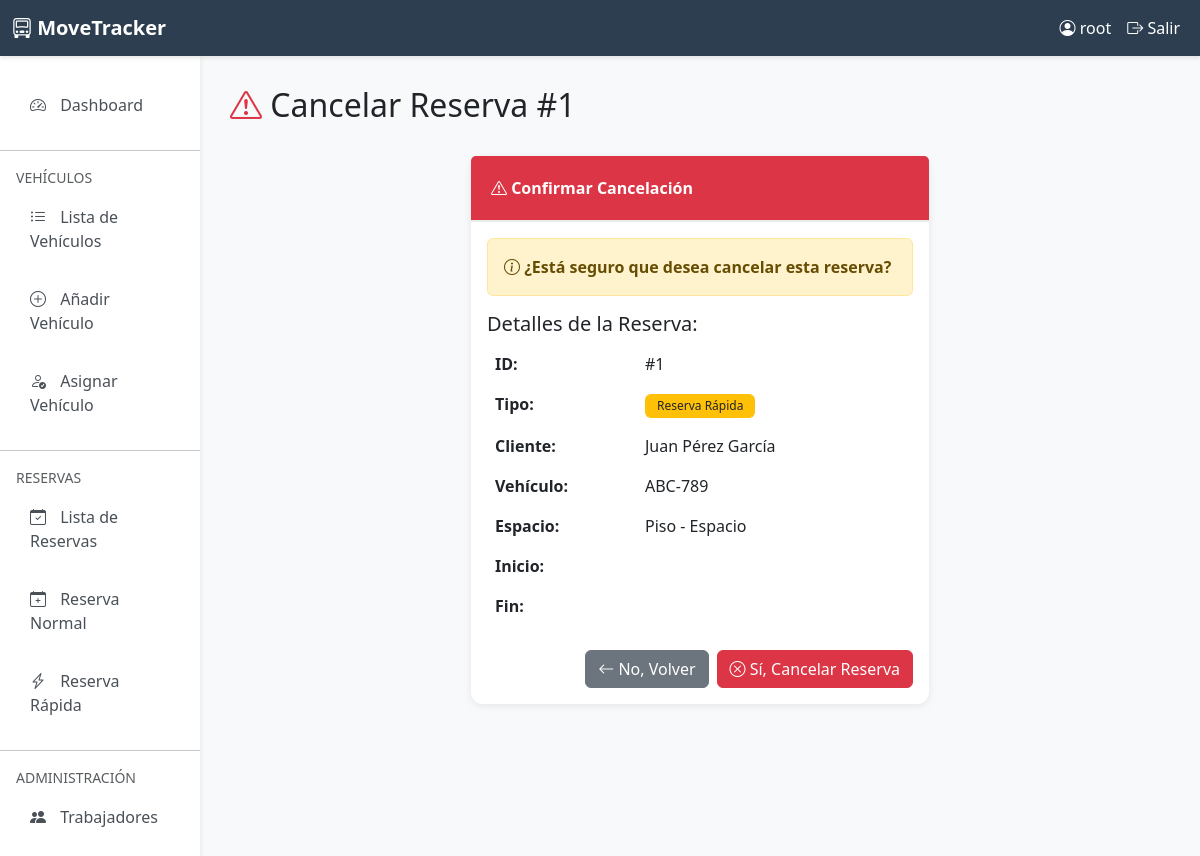
Screenshot of /parking/reservations/1/cancel/ (signed in) with the database file from the repository.
### parking/models.py (models this page shows, shortened)
class ParkingReservation(models.Model):
    class ReservationStatus(models.TextChoices):
        PENDING = 'PENDING', 'Pendiente'
        CONFIRMED = 'CONFIRMED', 'Confirmado'
        CANCELLED = 'CANCELLED', 'Cancelado'
        COMPLETED = 'COMPLETED', 'Completado'
    user = models.ForeignKey(
        User,
        on_delete=models.CASCADE,
        related_name='parking_reservations',
        verbose_name='Usuario',
        null=True,
        blank=True,
        help_text='Usuario registrado. Dejar en blanco para reserva rápida/manual'
    )
    vehicle = models.ForeignKey(
        Vehicle,
        on_delete=models.CASCADE,
        related_name='reservations',
        verbose_name='Vehículo',
        null=True,
        blank=True,
        help_text='Vehículo registrado. Dejar en blanco para reserva rápida/manual'
    )
    customer_name = models.CharField(
        max_length=100,
        blank=True,
        verbose_name='Nombre del Cliente',
        help_text='Para reservas rápidas sin usuario registrado'
    )
    customer_phone = models.CharField(
        max_length=20,
        blank=True,
        verbose_name='Teléfono del Cliente',
        help_text='Para reservas rápidas sin usuario registrado'
    )
    customer_email = models.EmailField(
        blank=True,
        verbose_name='Email del Cliente',
        help_text='Para reservas rápidas sin usuario registrado'
    )
    vehicle_plate = models.CharField(
        max_length=20,
        blank=True,
        verbose_name='Placa del Vehículo',
        help_text='Para reservas rápidas sin vehículo registrado'
    )
    vehicle_type_temp = models.CharField(
        max_length=20,
        choices=VehicleType.choices,
        blank=True,
        verbose_name='Tipo de Vehículo (Temporal)',
        help_text='Para reservas rápidas sin vehículo registrado'
    )
    parking_space = models.ForeignKey(
        ParkingSpace,
        on_delete=models.CASCADE,
        related_name='reservations',
        null=True,
        blank=True,
        verbose_name='Espacio Asignado'
    )
    status = models.CharField(
        max_length=20,
        choices=ReservationStatus.choices,
        default=ReservationStatus.PENDING,
        verbose_name='Estado'
    )
    reservation_date = models.DateTimeField(
        verbose_name='Fecha de Reserva',
        help_text='Fecha y hora para la cual se reserva'
    )
    duration_hours = models.PositiveIntegerField(
        verbose_name='Duración (horas)',
        validators=[MinValueValidator(1)],
        default=1
    )
    is_quick_reservation = models.BooleanField(
        default=False,
        verbose_name='Reserva Rápida',
        help_text='Indica si es una reserva rápida/manual sin usuario registrado'
    )
    notes = models.TextField(blank=True, verbose_name='Notas')
    created_by = models.ForeignKey(
        User,
        on_delete=models.SET_NULL,
        null=True,
        blank=True,
        related_name='reservations_created',
        verbose_name='Creado por',
        help_text='Trabajador o admin que creó la reserva'
    )
    created_at = models.DateTimeField(auto_now_add=True, verbose_name='Fecha de Creación')
    updated_at = models.DateTimeField(auto_now=True, verbose_name='Última Actualización')
    class Meta:
        verbose_name = 'Reserva de Estacionamiento'
        verbose_name_plural = 'Reservas de Estacionamiento'
        ordering = ['-reservation_date']
        indexes = [
            models.Index(fields=['status', 'reservation_date']),
            models.Index(fields=['user', 'status']),
            models.Index(fields=['is_quick_reservation', 'status']),
        ]

### parking/views.py (the view)
# urls.py: path('reservations/<int:pk>/cancel/', views.cancel_reservation, name='cancel_reservation'),
@login_required
@user_passes_test(is_admin_or_worker, login_url='user:login')
def cancel_reservation(request, pk):
    reservation = get_object_or_404(ParkingReservation, pk=pk)
    if request.method == 'POST':
        reservation.status = ParkingReservation.ReservationStatus.CANCELLED
        reservation.save()
        messages.success(request, f'Reserva #{reservation.id} cancelada exitosamente.')
        return redirect('parking:reservation_list')
    context = {
        'reservation': reservation,
        'title': f'Cancelar Reserva #{reservation.id}'
    }
    return render(request, 'parking/reservation_cancel.html', context)

### parking/views.py (called while the page is built)
def is_admin_or_worker(user):
    if not user.is_authenticated:
        return False
    if user.is_superuser:
        return True
    if hasattr(user, 'role'):
        return user.role in ['ADMIN', 'WORKER']
    return user.is_staff

### parking/templates/parking/reservation_cancel.html (shortened to what this page needs)
{% extends 'parking/base.html' %}
{% block content %}
<div class="row mb-4">
    <div class="col-12">
        <h2><i class="bi bi-exclamation-triangle text-danger"></i> {{ title }}</h2>
    </div>
</div>
<div class="row">
    <div class="col-md-6 mx-auto">
        <div class="card border-danger">
            <div class="card-header bg-danger text-white">
                <i class="bi bi-exclamation-triangle"></i> Confirmar Cancelación
            </div>
            <div class="card-body">
                <div class="alert alert-warning">
                    <i class="bi bi-info-circle"></i>
                    <strong>¿Está seguro que desea cancelar esta reserva?</strong>
                </div>
                <h5>Detalles de la Reserva:</h5>
                <table class="table table-borderless">
                    <tr>
                        <td width="150"><strong>ID:</strong></td>
                        <td>#{{ reservation.id }}</td>
                    </tr>
                    <tr>
                        <td><strong>Tipo:</strong></td>
                        <td>
                            {% if reservation.is_quick_reservation %}
                                <span class="badge bg-warning text-dark">Reserva Rápida</span>
                            {% else %}
                                <span class="badge bg-info">Reserva Normal</span>
                            {% endif %}
                        </td>
                    </tr>
                    <tr>
                        <td><strong>Cliente:</strong></td>
                        <td>
                            {% if reservation.is_quick_reservation %}
                                {{ reservation.customer_name }}
                            {% else %}
                                {{ reservation.vehicle.owner.get_full_name|default:reservation.vehicle.owner.username }}
                            {% endif %}
                        </td>
                    </tr>
                    <tr>
                        <td><strong>Vehículo:</strong></td>
                        <td>
                            {% if reservation.is_quick_reservation %}
                                {{ reservation.vehicle_plate }}
                            {% else %}
                                {{ reservation.vehicle.license_plate }}
                            {% endif %}
                        </td>
                    </tr>
                    <tr>
                        <td><strong>Espacio:</strong></td>
                        <td>Piso {{ reservation.reserved_space.floor.floor_number }} - Espacio {{ reservation.reserved_space.space_number }}</td>
                    </tr>
                    <tr>
                        <td><strong>Inicio:</strong></td>
                        <td>{{ reservation.start_datetime|date:"d/m/Y H:i" }}</td>
                    </tr>
                    <tr>
                        <td><strong>Fin:</strong></td>
                        <td>{{ reservation.end_datetime|date:"d/m/Y H:i" }}</td>
                    </tr>
                </table>
                <form method="post">
                    <div class="d-grid gap-2 d-md-flex justify-content-md-end mt-4">
                        <a href="{% url 'parking:reservation_detail' reservation.id %}" class="btn btn-secondary">
                            <i class="bi bi-arrow-left"></i> No, Volver
                        </a>
                        <button type="submit" class="btn btn-danger">
                            <i class="bi bi-x-circle"></i> Sí, Cancelar Reserva
                        </button>
                    </div>
                </form>
            </div>
        </div>
    </div>
</div>
{% endblock %}

### parking/templates/parking/base.html (shortened to what this page needs)
{% load static %}
<!DOCTYPE html>
<html lang="es">
<head>
    <link href="https://cdn.jsdelivr.net/npm/bootstrap@5.3.0/dist/css/bootstrap.min.css" rel="stylesheet">
    <link rel="stylesheet" href="https://cdn.jsdelivr.net/npm/bootstrap-icons@1.10.0/font/bootstrap-icons.css">
</head>
<body>
    <nav class="navbar navbar-expand-lg navbar-dark">
        <div class="container-fluid">
            <a class="navbar-brand" href="{% url 'parking:dashboard' %}">
                <i class="bi bi-truck-front"></i> MoveTracker
            </a>
            <div class="collapse navbar-collapse" id="navbarNav">
                <ul class="navbar-nav ms-auto">
                    <li class="nav-item">
                        <a class="nav-link text-white" href="#">
                            <i class="bi bi-person-circle"></i> {{ user.get_full_name|default:user.username }}
                        </a>
                    </li>
                    <li class="nav-item">
                        <form method="post" action="{% url 'logout' %}" style="display: inline;">
                            <button type="submit" class="nav-link text-white bg-transparent border-0" style="cursor: pointer;">
                                <i class="bi bi-box-arrow-right"></i> Salir
                            </button>
                        </form>
                    </li>
                </ul>
            </div>
        </div>
    </nav>
    <div class="container-fluid">
        <div class="row">
            <nav class="col-md-2 d-md-block sidebar">
                <div class="nav flex-column">
                    <a class="nav-link {% if request.resolver_match.url_name == 'dashboard' %}active{% endif %}"
                       href="{% url 'parking:dashboard' %}">
                        <i class="bi bi-speedometer2"></i> Dashboard
                    </a>
                    <hr>
                    <small class="text-muted px-3">VEHÍCULOS</small>
                    <a class="nav-link {% if request.resolver_match.url_name == 'vehicle_list' %}active{% endif %}"
                       href="{% url 'parking:vehicle_list' %}">
                        <i class="bi bi-list-ul"></i> Lista de Vehículos
                    </a>
                    <a class="nav-link {% if request.resolver_match.url_name == 'add_vehicle' %}active{% endif %}"
                       href="{% url 'parking:add_vehicle' %}">
                        <i class="bi bi-plus-circle"></i> Añadir Vehículo
                    </a>
                    <a class="nav-link {% if request.resolver_match.url_name == 'assign_vehicle' %}active{% endif %}"
                       href="{% url 'parking:assign_vehicle' %}">
                        <i class="bi bi-person-check"></i> Asignar Vehículo
                    </a>
                    <hr>
                    <small class="text-muted px-3">RESERVAS</small>
                    <a class="nav-link {% if request.resolver_match.url_name == 'reservation_list' %}active{% endif %}"
                       href="{% url 'parking:reservation_list' %}">
                        <i class="bi bi-calendar-check"></i> Lista de Reservas
                    </a>
                    <a class="nav-link {% if request.resolver_match.url_name == 'normal_reservation' %}active{% endif %}"
                       href="{% url 'parking:normal_reservation' %}">
                        <i class="bi bi-calendar-plus"></i> Reserva Normal
                    </a>
                    <a class="nav-link {% if request.resolver_match.url_name == 'quick_reservation' %}active{% endif %}"
                       href="{% url 'parking:quick_reservation' %}">
                        <i class="bi bi-lightning-charge"></i> Reserva Rápida
                    </a>
                    {% if user.is_superuser or user.groups.all.0.name == 'admin' %}
                    <hr>
                    <small class="text-muted px-3">ADMINISTRACIÓN</small>
                    <a class="nav-link {% if request.resolver_match.url_name == 'worker_list' %}active{% endif %}"
                       href="{% url 'worker_list' %}">
                        <i class="bi bi-people-fill"></i> Trabajadores
                    </a>
                    {% endif %}
                </div>
            </nav>
            <main class="col-md-10 ms-sm-auto content-wrapper">
                {% block content %}{% endblock %}
            </main>
        </div>
    </div>
</body>
</html>

### parking/templates/parking/base.html (style rules this page uses)
:root { --primary-color: #2c3e50; --secondary-color: #3498db; --success-color: #27ae60; --danger-color: #e74c3c; --warning-color: #f39c12; --info-color: #16a085; }
body { background-color: #f8f9fa; font-family: 'Segoe UI', Tahoma, Geneva, Verdana, sans-serif; }
.navbar { background-color: var(--primary-color); box-shadow: 0 2px 4px rgba(0,0,0,0.1); }
.navbar-brand { font-weight: bold; color: white !important; }
.sidebar { min-height: calc(100vh - 56px); background-color: white; box-shadow: 2px 0 4px rgba(0,0,0,0.05); padding: 20px 0; }
.sidebar .nav-link { color: #495057; padding: 12px 20px; margin: 5px 10px; border-radius: 8px; transition: all 0.3s; }
.sidebar .nav-link i { margin-right: 10px; width: 20px; text-align: center; }
.content-wrapper { padding: 30px; }
.card { border: none; border-radius: 12px; box-shadow: 0 2px 8px rgba(0,0,0,0.08); margin-bottom: 20px; }
.card-header { background-color: white; border-bottom: 2px solid #e9ecef; padding: 20px; font-weight: 600; color: var(--primary-color); }
.badge { padding: 6px 12px; font-weight: 500; }

### rows the page displays
ParkingReservation: id "1", customer_name "Juan Pérez García", vehicle_plate "ABC-789"

### other values shown
{{ user.get_full_name|default:user.username }} "root"
{{ title }} "Cancelar Reserva #1"
